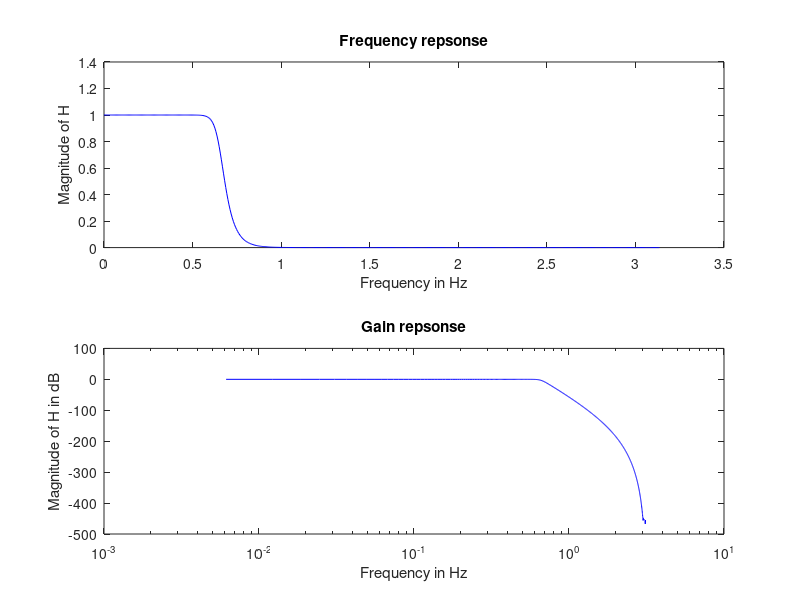

This figure's MATLAB source:
%% Butterworth lowpass digital filter
clear all;
close all;
clc

% Step 1: Write Filter specifications
Fp=800; % Passband frequency in Hz
Fs=1500; % Stopband frequency in Hz
Ft=8000; % sampling frequency in Hz
Rp=1; % Passband ripple in dB
Rs=80; % Stopband ripple in dB

% Wp and Ws are respectively the passband and stopband edge frequencies of the filter,
Wp=Fp/4000; % Normalized Passband frequency = fp/fn = fp/(ft/2)
Ws=Fs/4000; % Normalized Stopband frequency = fs/fn

% Step 2: Find filter order and cutoff frequency
[N_b, Wn_b]=buttord(Wp, Ws, Rp, Rs);
disp('Filter Order'), N_b;
disp('Cut-off Frequency'), Wn_b;

% Step 3: Find filter coefficients
[num,den]=butter(N_b,Wn_b);

% Step 4: 512-pint Frequency response of the filter.
[H_b,W_b]=freqz(num,den,512); % Frequency response of digital filter
                              %W_b is the frequency vector
subplot(2,1,1),plot(W_b,abs(H_b),'b')
xlabel('Frequency in Hz'),ylabel('Magnitude of H'),title('Frequency repsonse')
subplot(2,1,2); semilogx(W_b,20*log10(abs(H_b)),'b');
xlabel('Frequency in Hz'),ylabel('Magnitude of H in dB'),title('Gain repsonse')